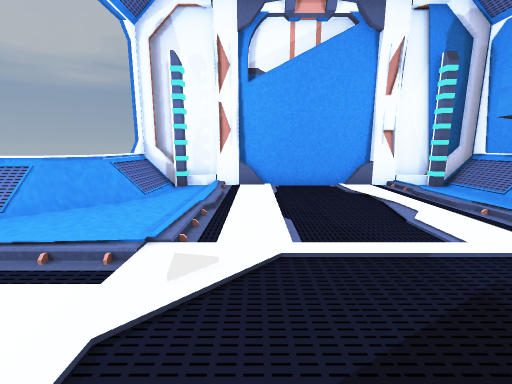
view 1 (above)

14 first-person views from a walk through a Unity game level. The camera is 1.3 m above the floor, tilts 10° down and sees 90° across. The floor is counted in squares, 0.9 m on a side. Each view is taken from the middle of a square. On the plan, view 1 faces up. The plan holds only what a view shows up to about 13 squares ahead; the rest is blank. The player character is not drawn.

view 2
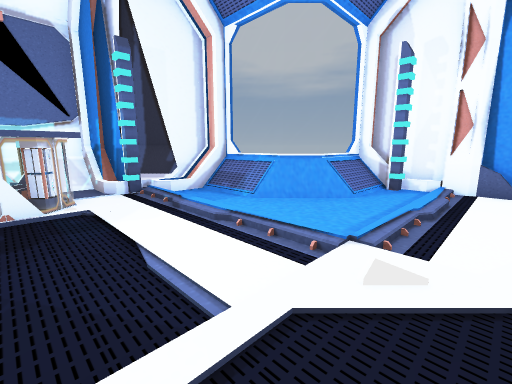

view 3
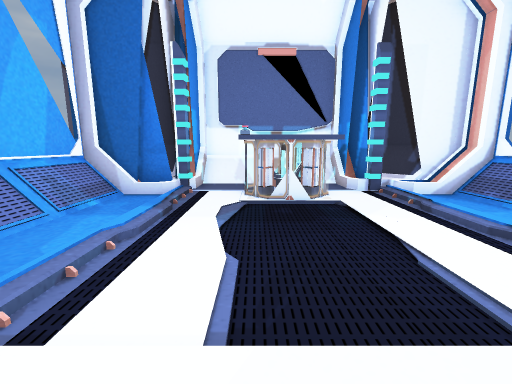

view 4
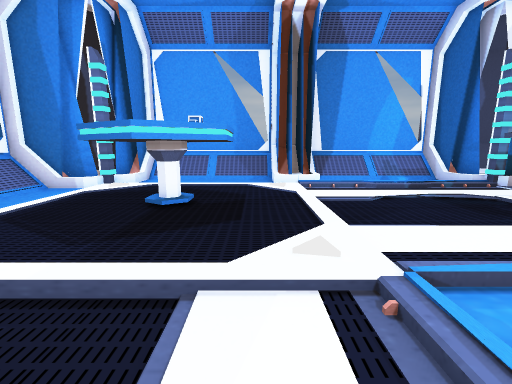

view 5
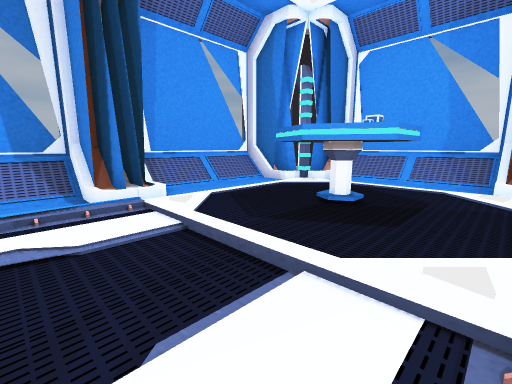

view 6
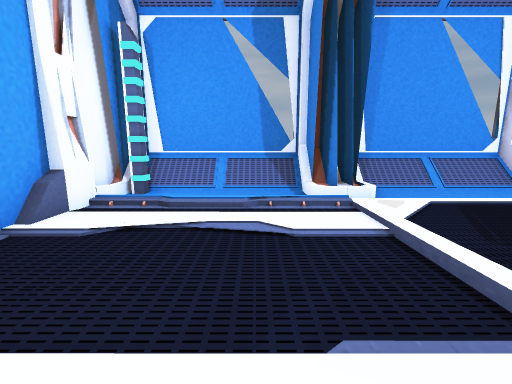

view 7
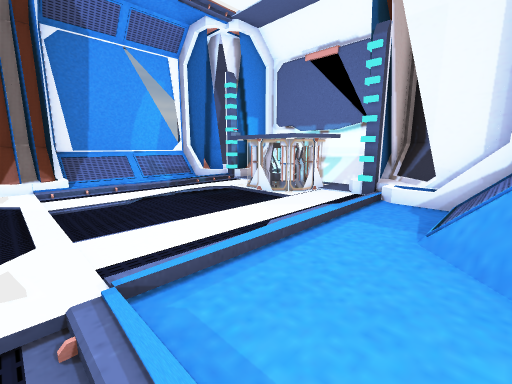

view 8
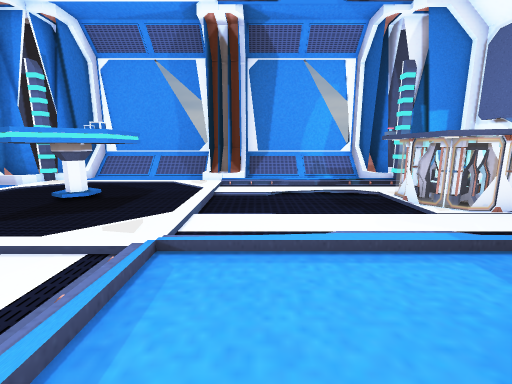

view 9
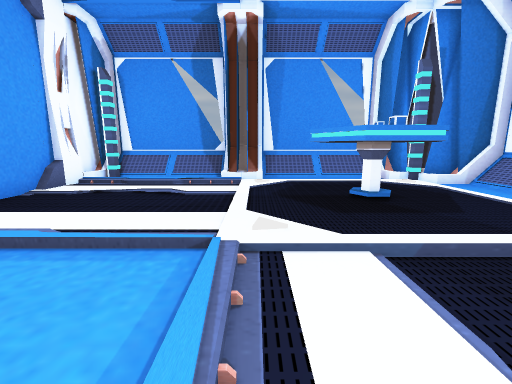

view 10
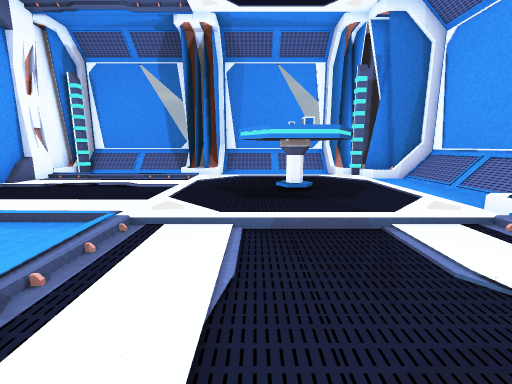

view 11
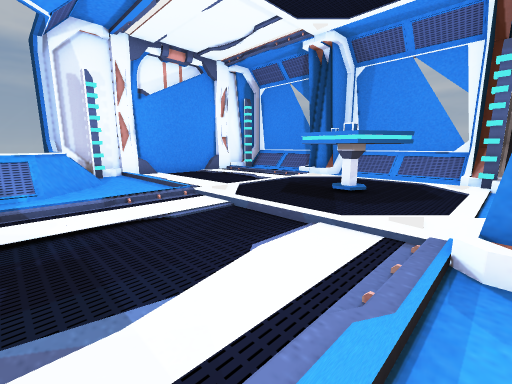

view 12
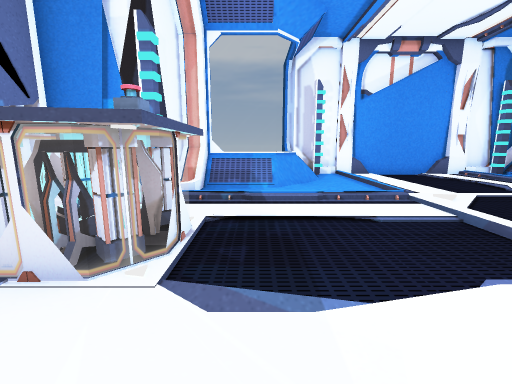

view 13
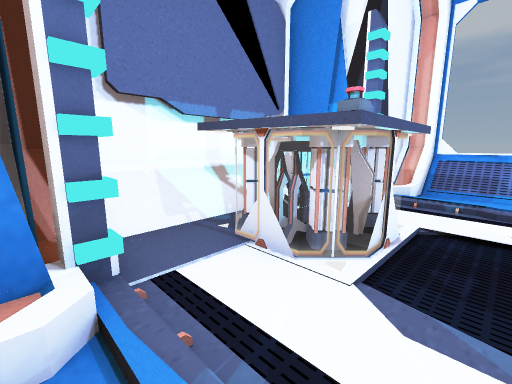

view 14
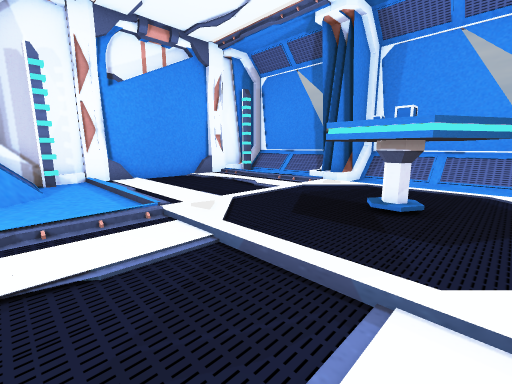

### Floor plan
Key: @ floor where view 1 was taken; # wall or solid block; . main floor; - floor 0.25 m lower than the main floor; / step, stairs or slope; = window, fence, low wall or low ledge; T table; S shield; O other object.
Columns run from 12 left of view 1 to 9 right of it. Each row starts with its distance up from view 1.
 11         ##OOOOOOOO###
 10        ###OO.   .OO###
  9         O....---..../#
  8         O....---..../#
  7     #  #=....---...//#
  6    ##OO=.....---..../#
  5   ##=........---....##
  4  ##OO........---..###
  3  ###............../###
  2 ##................../=
  1 ##SSSS-----..TTT..../#
  0 ##SSSS-----.@TTT...//#
 -1 ##SSSS-----..TTT..../#
 -2 ##............T.....==
 -3 ##................/###
 -4  ###O.....#/...../###
 -5   ###../..##../..###
 -6    ##////###/////##
 -7     ###### #=###=#

Positions as (right, up) in squares from view 1, and headings:
1: (0, 0), facing up
2: (0, 0), facing up-left
3: (0, -1), facing left
4: (0, 6), facing down
5: (-1, 6), facing down-right
6: (-1, 6), facing right
7: (-1, 6), facing down-left
8: (-3, 7), facing down
9: (-5, 3), facing right
10: (-6, 1), facing right
11: (-6, -4), facing up-right
12: (-6, -4), facing up
13: (-6, -4), facing up-left
14: (-4, -2), facing up-right
